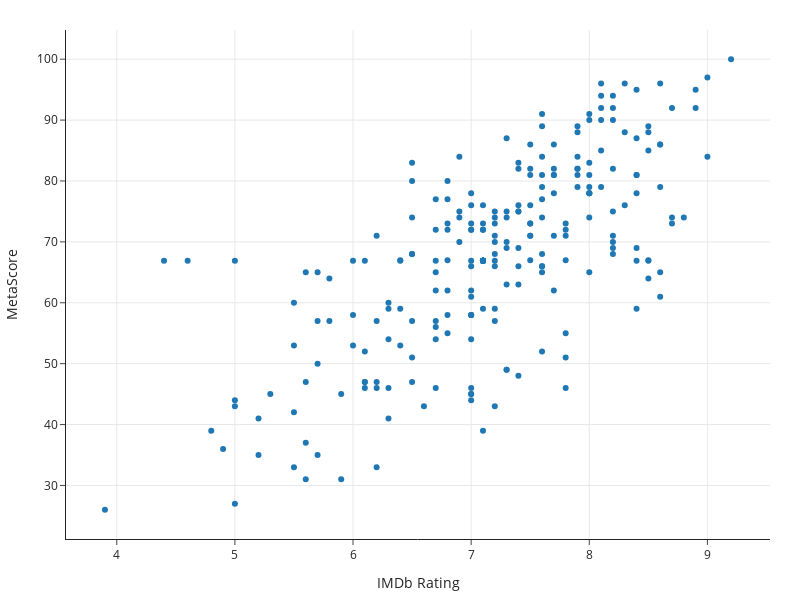

This figure's notebook cell:
### Markdown cell above
#### Question 8.2: Outliers  <div style="display:inline-block; vertical-align: middle; padding:7px 7px; font-size:10px; font-weight:light; color:white; background-color:#e84c4a; border-radius:7px; text-align:left;">3 Points</div>

Typically, it seems that `'IMDb Rating'`, which are determined by user ratings, and `'MetaScore'` ratings, which are weighted averages of scores given by trusted movie critics, are correlated. That is, movies with high `'IMDb Rating'`s tend to have high `'MetaScore'` ratings, and movies with low `'IMDb Rating'`s tend to have low `'MetaScore'` ratings. We can see this trend in the following scatter plot. Hover over points to see the names of the movies.

### Code cell
imdb.plot(kind='scatter', x='IMDb Rating', y='MetaScore', hover_name='Title', width=800, height=600)

### Figure 1 — Plotly figure (JSON) as saved in the notebook; plotly's stock layout.template omitted (floating-point values rounded to 4 significant figures; data arrays with more than 128 entries replaced by an {"elided": "..."} marker saying what was removed)
{"data": [{"hovertemplate": "<b>%{hovertext}</b><br><br>IMDb Rating=%{x}<br>MetaScore=%{y}<extra></extra>", "hovertext": {"elided": "255 str values"}, "legendgroup": "", "marker": {"color": "#1F77B4", "symbol": "circle"}, "mode": "markers", "name": "", "orientation": "v", "showlegend": false, "type": "scatter", "x": {"elided": "255 float values"}, "xaxis": "x", "y": {"elided": "255 float values"}, "yaxis": "y"}], "layout": {"height": 600, "legend": {"tracegroupgap": 0}, "width": 800, "xaxis": {"anchor": "y", "domain": [0, 1], "title": {"text": "IMDb Rating"}}, "yaxis": {"anchor": "x", "domain": [0, 1], "title": {"text": "MetaScore"}}}}
